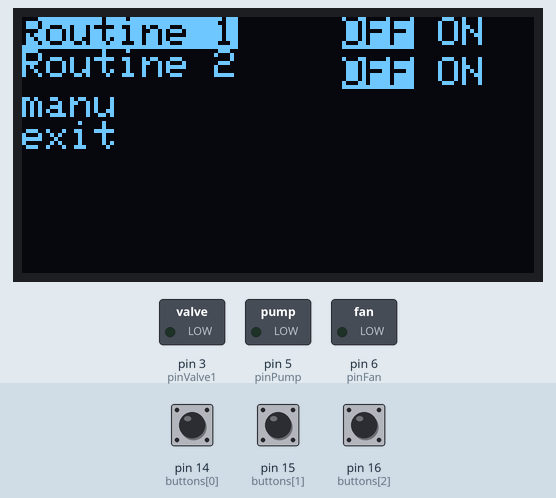
Simulated run of this sketch. Board: Arduino Uno, built with avr-gcc and run on an emulated ATmega328P. Parts: 128×64 one-colour display, switched loads named in the sketch (green lamp = pin HIGH). Inputs (shaded band) come from the test bench; at power-on: pin 16 (buttons[2]) HIGH, pin 14 (buttons[0]) HIGH, pin 15 (buttons[1]) HIGH.

Above: at 3.2 s.
3.3 s: pin 16 (buttons[2]) pulled LOW for 0.15 s
At 4.6 s:
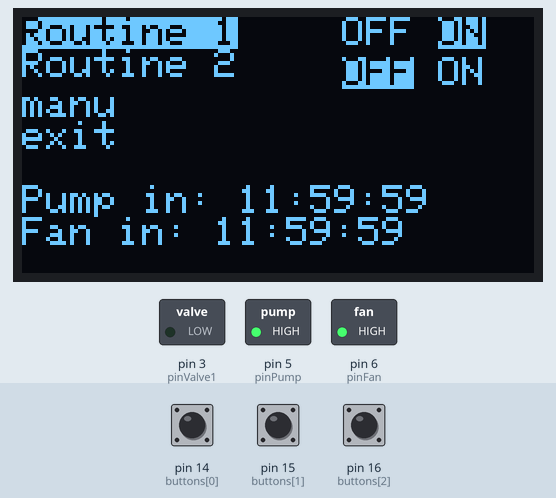
5.5 s: pin 14 (buttons[0]) pulled LOW for 0.15 s
At 6.8 s:
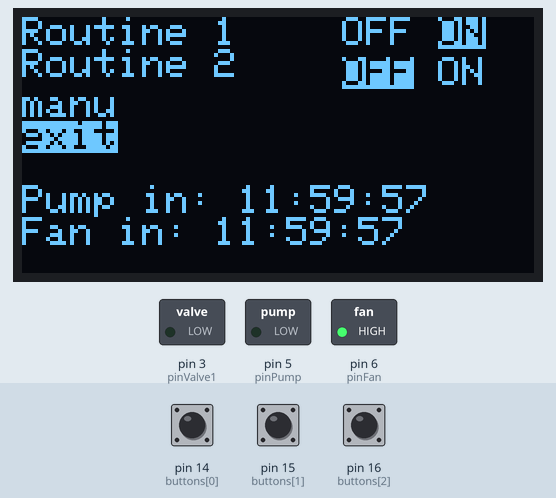
8.6 s: pin 14 (buttons[0]) pulled LOW for 1 s
At 9.3 s:
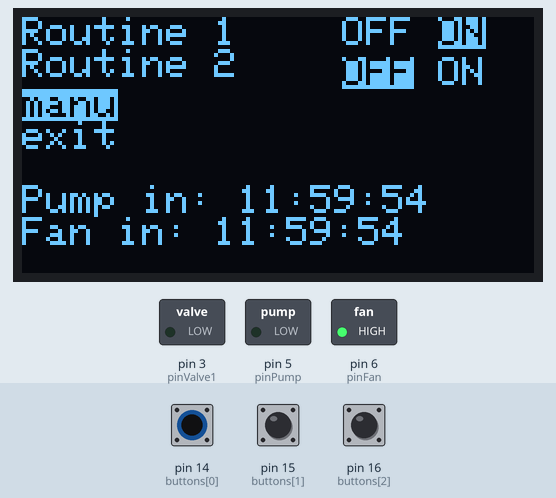
12.6 s: pin 16 (buttons[2]) pulled LOW for 1 s
At 14.1 s:
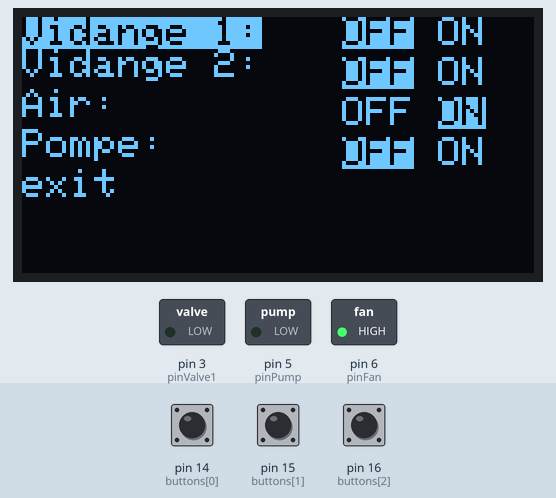
15.1 s: pin 15 (buttons[1]) pulled LOW for 0.15 s
At 15.7 s:
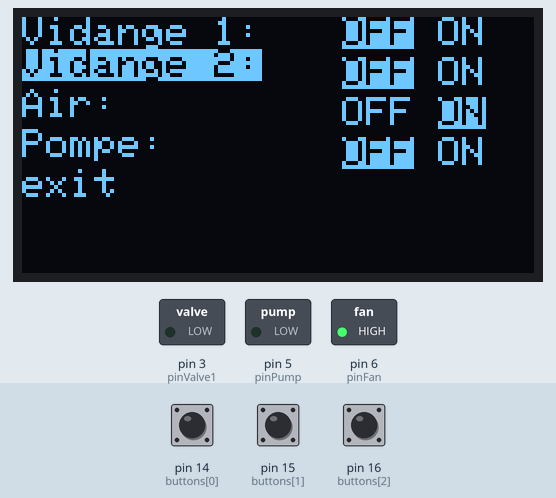
16.7 s: pin 15 (buttons[1]) pulled LOW for 1 s
At 17.2 s:
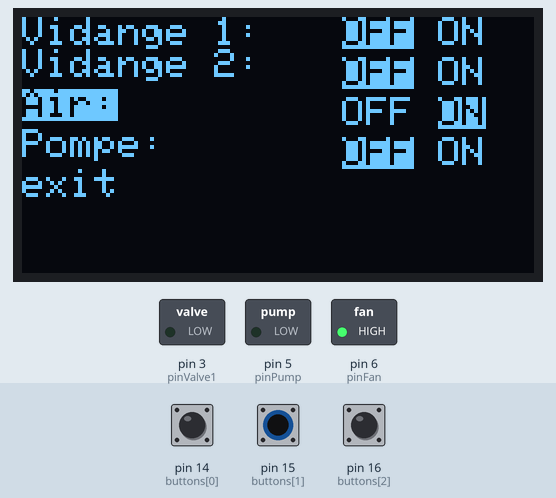
Timing chart, 0 to 19.7 s (numbered marks = the images above; inputs shaded):
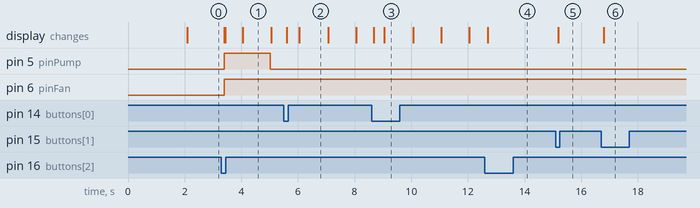

The sketch:

pouslily.ino
```cpp
#include <Wire.h>  // Include Wire if you're using I2C
//#include <Adafruit_GFX.h>
#include <Adafruit_SSD1306.h>
#include "define.h"


void setup() {

  Serial.begin(9600);
  pinMode(pinValve1, OUTPUT);
  pinMode(pinValve2, OUTPUT);
  pinMode(pinPump, OUTPUT);
  pinMode(pinFan, OUTPUT);
  setup_buttons();

  display.begin(SSD1306_SWITCHCAPVCC, 0x3C);  // initialize with the I2C addr 0x3D (for the 128x64)
  // Clear the buffer.
  display.clearDisplay();
  display.setTextSize(2);//2 : 10 x 4 char
  display.setTextColor(WHITE);
  display.setCursor(0, 0);
  //display.println("1234567890");
  display.println(" pousLily ");
  display.println("    V1    ");
  display.display();
  delay(2000);
}

// executee en boucle

void loop() {


  check_buttons();
  show_menu();
  routine();

  if (justpressed[0])
  {
    select--;
    if (select < 1)
    {
      if (id_menu == ID_PRINC)
        select = size_m_princ;
      if (id_menu == ID_MANU)
        select = size_m_manu;
    }
  }
  if (justpressed[1])
  {
    select++;
    if (id_menu == ID_PRINC && select > size_m_princ)
      select = 1;
    if (id_menu == ID_MANU && select > size_m_manu)
      select = 1;
  }
  if (justpressed[2])
  {
    enter();
  }

  delay(5);
}


void update_actionneurs()
{
  if (etat_actionneurs[0]) //valve 1
  {
    digitalWrite(pinValve1, HIGH);
  } else
  {
    digitalWrite(pinValve1, LOW);
  }

  if (etat_actionneurs[1]) //valve 2
  {
    digitalWrite(pinValve2, HIGH);
  } else
  {
    digitalWrite(pinValve2, LOW);
  }

  if (etat_actionneurs[2]) //Fan
  {
    digitalWrite(pinFan, HIGH);
  } else
  {
    digitalWrite(pinFan, LOW);
  }

  if (etat_actionneurs[3]) //pump
  {
    digitalWrite(pinPump, HIGH);
  } else
  {
    digitalWrite(pinPump, LOW);
  }

}
```

button.ino
```cpp
void setup_buttons()
{
  // Make input & enable pull-up resistors on switch pins
  for (byte i = 0; i < NUMBUTTONS; i++)
  {
    pinMode(buttons[i], INPUT);
    digitalWrite(buttons[i], HIGH);
  }
}

void check_buttons()
{
  static byte previousstate[NUMBUTTONS];
  static byte currentstate[NUMBUTTONS];
  static long lasttime;
  byte index;

  /* if (millis()) { // we wrapped around, lets just try again
     lasttime = millis();
    }*/
     for (index = 0; index < NUMBUTTONS; index++)
  {
    justreleased[index] = 0;
    justpressed[index] = 0;
  }

  if ((lasttime + DEBOUNCE) > millis()) {
    // not enough time has passed to debounce
    return;
  }
  // ok we have waited DEBOUNCE milliseconds, lets reset the timer
  lasttime = millis();

  for (index = 0; index < NUMBUTTONS; index++)
  {
    currentstate[index] = digitalRead(buttons[index]);   // read the button

    if (currentstate[index] != previousstate[index]) {
      if ((pressed[index] == LOW) && (currentstate[index] == LOW)) {
        // just pressed
        justpressed[index] = 1;
      }
      else if ((pressed[index] == HIGH) && (currentstate[index] == HIGH)) {
        // just released
        justreleased[index] = 1;
      }
      pressed[index] = !currentstate[index];  // remember, digital HIGH means NOT pressed
    }
    //Serial.println(pressed[index], DEC);
    previousstate[index] = currentstate[index];   // keep a running tally of the buttons
  }
}
```

define.h
```cpp
//////////////////////////////////
// menu display Declaration //
//////////////////////////////////
byte id_menu = 1;
byte select = 1;

byte R1start = 0;
byte R2start = 0;

#define ID_PRINC 1
#define ID_MANU 2

#define size_m_princ 4 //+1 for exit
String m_princ[] = {"Routine 1", "Routine 2", "manu", "exit"};
byte etat_routines[] = {0, 0};

#define size_m_manu 5 //+1 for exit
String m_manu[] = {"Vidange 1:", "Vidange 2:", "Air:", "Pompe:", "exit "};

#define nb_actionneurs 4
byte etat_actionneurs[] = {0, 0, 0, 0};

//////////////////////////////////
// mosfet pin Declaration //
//////////////////////////////////
#define pinValve1  3 //down plug
#define pinPump  5 // midle plug
#define pinFan  6 // up plug
#define pinValve2 4 //Direct

//////////////////////////////////
// Timer Declaration //
//////////////////////////////////
unsigned long millisNow = 0;
unsigned long currentMillisFan = 0;
unsigned long currentMillisPump = 0;
unsigned long startingR1Fan = 0;
unsigned long startingR1Pump = 0;
unsigned long startingR2;

int statePumpR1;
int stateFanR1;
unsigned long nextFanAct = 0;
unsigned long nextPumpAct = 0;

#define R1interPump 43200 // interval between pump activation in sec
#define R1interFan 43200 // interval between fan activation in sec
#define R1activePump 1 // Time in sec of Pump activation
#define R1activeFan 300 // Time in sec of Pump activation


//////////////////////////
// MicroOLED Definition //
//////////////////////////
#define OLED_RESET 4
Adafruit_SSD1306 display(OLED_RESET);

//////////////////////////////////
// buttons Declaration //
//////////////////////////////////

#define DEBOUNCE 10  // button debouncer, how many ms to debounce, 5+ ms is usually plenty

// here is where we define the buttons that we'll use. button "1" is the first, button "6" is the 6th, etc
byte buttons[] = {14, 15, 16}; // the analog 0-5 pins are also known as 14-19
// This handy macro lets us determine how big the array up above is, by checking the size
#define NUMBUTTONS sizeof(buttons)
// we will track if a button is just pressed, just released, or 'currently pressed'
byte pressed[NUMBUTTONS], justpressed[NUMBUTTONS], justreleased[NUMBUTTONS];
```

display_menu.ino
```cpp
void show_menu()
{

  display.clearDisplay();
  /*display.setTextSize(2);//2 : 10 x 4 char
    display.setTextColor(WHITE);
    display.setCursor(0, 0);
    display.println("Germoir v1");*/
  display.setCursor(0, 0);
  display.setTextSize(1);//2 : 10 x 4 char

  ////////////////////
  if (id_menu == ID_PRINC)
  {
    for (int i = 1; i <= size_m_princ; i++)
    {
      if (select == i)
      {
        display.setTextColor(BLACK, WHITE);
      }
      display.println(m_princ[i - 1]);
      display.setTextColor(WHITE);

      if (i != size_m_manu)
      {
        if (i < 3)
        {
          display.setCursor(80, (i - 1) * 10);
          if (etat_routines[i - 1] == 1) // if ON
          {
            display.setTextColor(WHITE);
            display.print("OFF ");
            display.setTextColor(BLACK, WHITE);
            display.println("ON");
          }
          else // if OFF
          {
            display.setTextColor(BLACK, WHITE);
            display.print("OFF");
            display.setTextColor(WHITE);
            display.println(" ON");
          }
        }
        display.setTextColor(WHITE);
      }
    }
    if(etat_routines[0])
    {

      display.println("");
      String StrDostxt = "Pump in: ";
      display.print(StrDostxt);
      display.print((nextPumpAct/60)/60);
      display.print(":");
      display.print((nextPumpAct/60)%60);
      display.print(":");
      display.println(nextPumpAct%60);
      StrDostxt = "Fan in: ";
      display.print(StrDostxt);
      display.print((nextFanAct/60)/60);
      display.print(":");
      display.print((nextFanAct/60)%60);
      display.print(":");
      display.println(nextFanAct%60);
    }
  }
  ////////////////////////
  else if (id_menu == ID_MANU)
  {
    for (int i = 1; i <= size_m_manu; i++)
    {
      if (select == i)
      {
        display.setTextColor(BLACK, WHITE);
      }
      display.print(m_manu[i - 1]);
      display.setTextColor(WHITE);

      if (i != size_m_manu)
      {
        display.setCursor(80, (i - 1) * 10);
        if (etat_actionneurs[i - 1] == 1)
        {
          display.setTextColor(WHITE);
          display.print("OFF ");
          display.setTextColor(BLACK, WHITE);
          display.println("ON");
        }
        else
        {
          display.setTextColor(BLACK, WHITE);
          display.print("OFF");
          display.setTextColor(WHITE);
          display.println(" ON");
        }
      }
      display.setTextColor(WHITE);
    }
  }

  display.display();
}

void enter()
{
  switch (id_menu)
  {
    case ID_PRINC:
      switch (select)
      {
        case 1:
          etat_routines[select - 1] = !etat_routines[select - 1];
          break;

        case 2:
          etat_routines[select - 1] = !etat_routines[select - 1];
          break;

        case 3:
          id_menu = ID_MANU;
          select = 1;
          break;

        case size_m_princ:
          //exit
          setup();
          break;

      }
      break;


    case ID_MANU:
      if (select == size_m_manu)
      { //exit
        id_menu = ID_PRINC;
        select = 1;
      }
      else
      {
        etat_actionneurs[select - 1] = !etat_actionneurs[select - 1];
        update_actionneurs();
      }
      break;
  }


}
```

routine.ino
```cpp
void routine()
{
  millisNow = (unsigned long)millis()/1000;
  if (etat_routines[0]) //If routine 1 is ON
  {
    if(currentMillisPump > R1interPump)
    {
      startingR1Pump = millisNow;
    }
    currentMillisPump = millisNow - startingR1Pump;
    nextPumpAct = (R1interPump - currentMillisPump);
    if ((currentMillisPump < R1activePump) && (statePumpR1 == 0))
    {
      statePumpR1 = 1;
      etat_actionneurs[3] = 1;
      update_actionneurs();
    }
    else if ((currentMillisPump > R1activePump) && (statePumpR1 == 1))
    {
      statePumpR1 = 0;
      etat_actionneurs[3] = 0;
      update_actionneurs();
    }

    if(currentMillisFan > R1interFan)
    {
      startingR1Fan = millisNow;
    }
    currentMillisFan = millisNow - startingR1Fan;
    nextFanAct = (R1interFan - currentMillisFan);
    if ((currentMillisFan < R1activeFan) && (stateFanR1 == 0))
    {
      stateFanR1 = 1;
      etat_actionneurs[2] = 1;
      update_actionneurs();
    }
    else if ((currentMillisFan > R1activeFan) && (stateFanR1 == 1))
    {
      stateFanR1 = 0;
      etat_actionneurs[2] = 0;
      update_actionneurs();
    }

  }
  else  //If routine 1 is OFF
  {
    startingR1Fan = millisNow;
    startingR1Pump = millisNow;
    statePumpR1 = 0;
    stateFanR1 = 0;
    //Serial.println("Routine OFF");
  }

  if (etat_routines[1])  //If routine 2 is ON
  {
  }
  else  //If routine 2 is OFF
  {

  }


}
```

Measured:
- after the input at 3.3 s, pin 5 (pinPump): LOW → HIGH after 0.10 s, → LOW 1.6 s later; pin 6 (pinFan): LOW → HIGH after 0.10 s; the display: first changes after 0.10 s (image 1 shows a later state)
- after the input at 5.5 s, the display: first changes after 0.10 s (image 2 shows a later state)
- after the input at 8.6 s, the display: first changes after 0.08 s (image 3 shows a later state)
- after the input at 12.6 s, the display: changes after 0.11 s (image 4)
- after the input at 15.1 s, the display: changes after 0.10 s (image 5)
- after the input at 16.7 s, the display: changes after 0.10 s (image 6)
- what the display in image 1 shows lasts 1.0 s, from 4.1 s to 5.1 s
